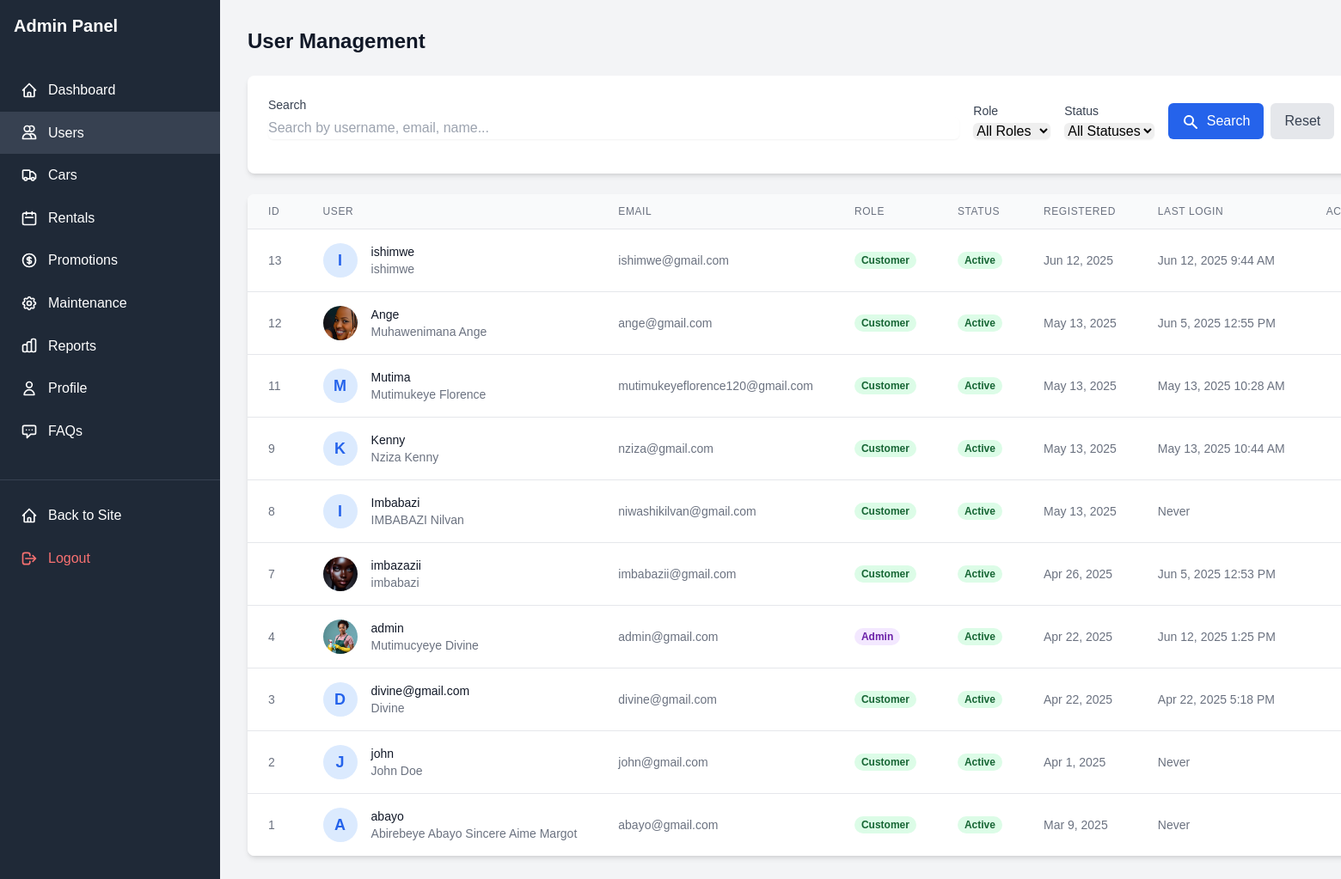
/index.php?page=admin&action=users (signed in), run on the app's committed database.
### tables this page shows
CREATE TABLE IF NOT EXISTS users (
    user_id INT PRIMARY KEY AUTO_INCREMENT,
    username VARCHAR(50) UNIQUE NOT NULL,
    password VARCHAR(255) NOT NULL,
    email VARCHAR(100) UNIQUE NOT NULL,
    full_name VARCHAR(100) NOT NULL,
    role ENUM('admin', 'customer') NOT NULL,
    created_at TIMESTAMP DEFAULT CURRENT_TIMESTAMP
);

### index.php (called while the page is built, shortened)
<?php
$router = new Router();
$router->route();

### models/Admin.php (called while the page is built, shortened)
<?php
class Admin {
    private $db;
    public function __construct($db) {
        $this->db = $db;
    }
public function getAllUsers($search = '', $role = '', $status = '', $limit = null, $offset = null, $excludeAdmins = true) {
    $sql = "SELECT * FROM users WHERE 1=1";
    $params = [];
    $types = "";
    $sql .= " ORDER BY user_id DESC";
    if ($limit !== null && $offset !== null) {
        $sql .= " LIMIT ?, ?";
        $params[] = $offset;
        $params[] = $limit;
        $types .= "ii";
    }
    $stmt = $this->db->prepare($sql);
    if (!empty($params)) {
        $stmt->bind_param($types, ...$params);
    }
    $stmt->execute();
    $result = $stmt->get_result();
    $users = [];
    while ($row = $result->fetch_assoc()) {
        $users[] = $row;
    }
    return $users;
}
public function countUsers($search = '', $role = '', $status = '', $excludeAdmins = true) {
    $sql = "SELECT COUNT(*) as total FROM users WHERE 1=1";
    $stmt = $this->db->prepare($sql);
    $stmt->execute();
    $result = $stmt->get_result();
    $row = $result->fetch_assoc();
    return $row['total'];
}
}

### views/admin/users/list.php (the view, shortened to what this page needs)
<div class="bg-gray-100 min-h-screen">
    <div class="flex">
        <?php require 'views/admin/sidebar.php'; ?>
        <div class="flex-1 p-8">
            <div class="flex justify-between items-center mb-6 ">
                <h1 class="text-2xl font-semibold text-gray-900">User Management</h1>
            </div>
            <div class="bg-white rounded-lg shadow-md p-6 mb-6 mr-12">
                <form action="index.php" method="GET" class="flex flex-wrap items-end gap-4">
                    <div class="w-full md:w-auto flex-1">
                        <label for="search" class="block text-sm font-medium text-gray-700 mb-1">Search</label>
                        <input type="text" id="search" name="search" placeholder="Search by username, email, name..."
                               value="<?= isset($_GET['search']) ? htmlspecialchars($_GET['search']) : '' ?>"
                               class="w-full rounded-md border-gray-300 shadow-sm focus:border-blue-500 focus:ring-blue-500">
                    </div>
                    <div class="w-full md:w-auto">
                        <label for="role" class="block text-sm font-medium text-gray-700 mb-1">Role</label>
                        <select id="role" name="role" class="rounded-md border-gray-300 shadow-sm focus:border-blue-500 focus:ring-blue-500">
                            <option value="">All Roles</option>
                        </select>
                    </div>
                    <div class="w-full md:w-auto">
                        <label for="status" class="block text-sm font-medium text-gray-700 mb-1">Status</label>
                        <select id="status" name="status" class="rounded-md border-gray-300 shadow-sm focus:border-blue-500 focus:ring-blue-500">
                            <option value="">All Statuses</option>
                        </select>
                    </div>
                    <div class="w-full md:w-auto flex gap-2">
                        <button type="submit" class="bg-blue-600 text-white px-4 py-2 rounded-md hover:bg-blue-700 transition-colors duration-300">
                            <svg xmlns="http://www.w3.org/2000/svg" class="h-5 w-5 inline-block mr-1" viewBox="0 0 20 20" fill="currentColor">
                                <path fill-rule="evenodd" d="M8 4a4 4 0 100 8 4 4 0 000-8zM2 8a6 6 0 1110.89 3.476l4.817 4.817a1 1 0 01-1.414 1.414l-4.816-4.816A6 6 0 012 8z" clip-rule="evenodd" />
                            </svg>
                            Search
                        </button>
                        <a href="index.php?page=admin&action=users" class="bg-gray-200 text-gray-700 px-4 py-2 rounded-md hover:bg-gray-300 transition-colors duration-300">
                            Reset
                        </a>
                    </div>
                </form>
            </div>
            <div class="bg-white rounded-lg shadow-md overflow-hidden">
                <div class="overflow-x-auto">
                    <table class="min-w-full divide-y divide-gray-200">
                        <thead class="bg-gray-50">
                            <tr>
                                <th scope="col" class="px-6 py-3 text-left text-xs font-medium text-gray-500 uppercase tracking-wider">
                                    ID
                                </th>
                                <th scope="col" class="px-6 py-3 text-left text-xs font-medium text-gray-500 uppercase tracking-wider">
                                    User
                                </th>
                                <th scope="col" class="px-6 py-3 text-left text-xs font-medium text-gray-500 uppercase tracking-wider">
                                    Email
                                </th>
                                <th scope="col" class="px-6 py-3 text-left text-xs font-medium text-gray-500 uppercase tracking-wider">
                                    Role
                                </th>
                                <th scope="col" class="px-6 py-3 text-left text-xs font-medium text-gray-500 uppercase tracking-wider">
                                    Status
                                </th>
                                <th scope="col" class="px-6 py-3 text-left text-xs font-medium text-gray-500 uppercase tracking-wider">
                                    Registered
                                </th>
                                <th scope="col" class="px-6 py-3 text-left text-xs font-medium text-gray-500 uppercase tracking-wider">
                                    Last Login
                                </th>
                                <th scope="col" class="px-6 py-3 text-right text-xs font-medium text-gray-500 uppercase tracking-wider">
                                    Actions
                                </th>
                            </tr>
                        </thead>
                        <tbody class="bg-white divide-y divide-gray-200">
                            <?php if (empty($users)): ?>
                                <tr>
                                    <td colspan="8" class="px-6 py-4 text-center text-sm text-gray-500">
                                        No users found
                                    </td>
                                </tr>
                            <?php else: ?>
                                <?php foreach ($users as $user): ?>
                                    <tr>
                                        <td class="px-6 py-4 whitespace-nowrap text-sm text-gray-500">
                                            <?= $user['user_id'] ?>
                                        </td>
                                        <td class="px-6 py-4 whitespace-nowrap">
                                            <div class="flex items-center">
                                                <div class="flex-shrink-0 h-10 w-10">
                                                    <?php if (!empty($user['profile_image'])): ?>
                                                        <img class="h-10 w-10 rounded-full" src="<?= $user['profile_image'] ?>" alt="<?= htmlspecialchars($user['username']) ?>">
                                                    <?php else: ?>
                                                        <div class="h-10 w-10 rounded-full bg-blue-100 flex items-center justify-center">
                                                            <span class="text-blue-600 font-semibold text-lg">
                                                                <?= strtoupper(substr($user['username'], 0, 1)) ?>
                                                            </span>
                                                        </div>
                                                    <?php endif; ?>
                                                </div>
                                                <div class="ml-4">
                                                    <div class="text-sm font-medium text-gray-900">
                                                        <?= htmlspecialchars($user['username']) ?>
                                                    </div>
                                                    <div class="text-sm text-gray-500">
                                                        <?= htmlspecialchars($user['full_name']) ?>
                                                    </div>
                                                </div>
                                            </div>
                                        </td>
                                        <td class="px-6 py-4 whitespace-nowrap text-sm text-gray-500">
                                            <?= htmlspecialchars($user['email']) ?>
                                        </td>
                                        <td class="px-6 py-4 whitespace-nowrap">
                                            <span class="px-2 inline-flex text-xs leading-5 font-semibold rounded-full
                                                <?= $user['role'] === 'admin' ? 'bg-purple-100 text-purple-800' : 'bg-green-100 text-green-800' ?>">
                                                <?= ucfirst($user['role']) ?>
                                            </span>
                                        </td>
                                        <td class="px-6 py-4 whitespace-nowrap">
                                            <span class="px-2 inline-flex text-xs leading-5 font-semibold rounded-full
                                                <?php
                                                switch($user['status']) {
                                                    case 'active': echo 'bg-green-100 text-green-800'; break;
                                                }
                                                ?>">
                                                <?= ucfirst($user['status'] ?? 'active') ?>
                                            </span>
                                        </td>
                                        <td class="px-6 py-4 whitespace-nowrap text-sm text-gray-500">
                                            <?= date('M j, Y', strtotime($user['created_at'])) ?>
                                        </td>
                                        <td class="px-6 py-4 whitespace-nowrap text-sm text-gray-500">
                                            <?= $user['last_login'] ? date('M j, Y g:i A', strtotime($user['last_login'])) : 'Never' ?>
                                        </td>
                                        <td class="px-6 py-4 whitespace-nowrap text-right text-sm font-medium">
                                            <div class="flex justify-end space-x-2">
                                            </div>
                                        </td>
                                    </tr>
                                <?php endforeach; ?>
                            <?php endif; ?>
                        </tbody>
                    </table>
                </div>
            </div>
        </div>
    </div>
</div>

### assets/css/style.css (style rules this page uses)
:root { --primary-color: #3498db; --secondary-color: #2ecc71; --dark-color: #2c3e50; --light-color: #ecf0f1; }
body { font-family: 'Arial', sans-serif; line-height: 1.6; margin: 0; padding: 0; }

### data on the page
users: user_id "13", username "I", username "ishimwe", full_name "ishimwe", email "ishimwe@gmail.com", role "Customer", status "Active", created_at "Jun 12, 2025", last_login "Jun 12, 2025 9:44 AM"
users: user_id "12", profile_image (picture), username "Ange", full_name "Muhawenimana Ange", email "ange@gmail.com", role "Customer", status "Active", created_at "May 13, 2025", last_login "Jun 5, 2025 12:55 PM"
users: user_id "11", username "M", username "Mutima", full_name "Mutimukeye Florence", email "mutimukeyeflorence120@gmail.com", role "Customer", status "Active", created_at "May 13, 2025", last_login "May 13, 2025 10:28 AM"
users: user_id "9", username "K", username "Kenny", full_name "Nziza Kenny", email "nziza@gmail.com", role "Customer", status "Active", created_at "May 13, 2025", last_login "May 13, 2025 10:44 AM"
users: user_id "8", username "I", username "Imbabazi", full_name "IMBABAZI Nilvan", email "niwashikilvan@gmail.com", role "Customer", status "Active", created_at "May 13, 2025", shows "Never"
users: user_id "7", profile_image (picture), username "imbazazii", full_name "imbabazi", email "imbabazii@gmail.com", role "Customer", status "Active", created_at "Apr 26, 2025", last_login "Jun 5, 2025 12:53 PM"
users: user_id "4", profile_image (picture), username "admin", full_name "Mutimucyeye Divine", email "admin@gmail.com", role "Admin", status "Active", created_at "Apr 22, 2025", last_login "Jun 12, 2025 1:25 PM"
users: user_id "3", username "D", username "divine@gmail.com", full_name "Divine", email "divine@gmail.com", role "Customer", status "Active", created_at "Apr 22, 2025", last_login "Apr 22, 2025 5:18 PM"
users: user_id "2", username "J", username "john", full_name "John Doe", email "john@gmail.com", role "Customer", status "Active", created_at "Apr 1, 2025", shows "Never"
users: user_id "1", username "A", username "abayo", full_name "Abirebeye Abayo Sincere Aime Margot", email "abayo@gmail.com", role "Customer", status "Active", created_at "Mar 9, 2025", shows "Never"
